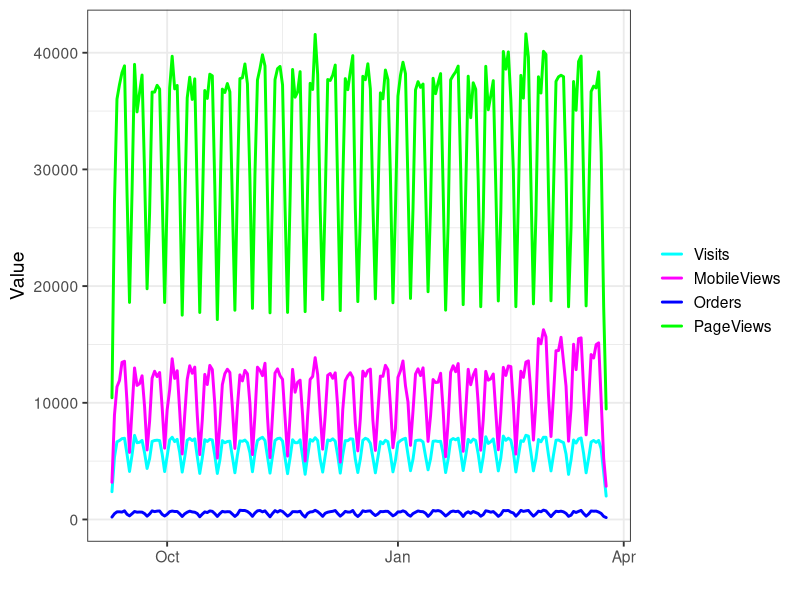
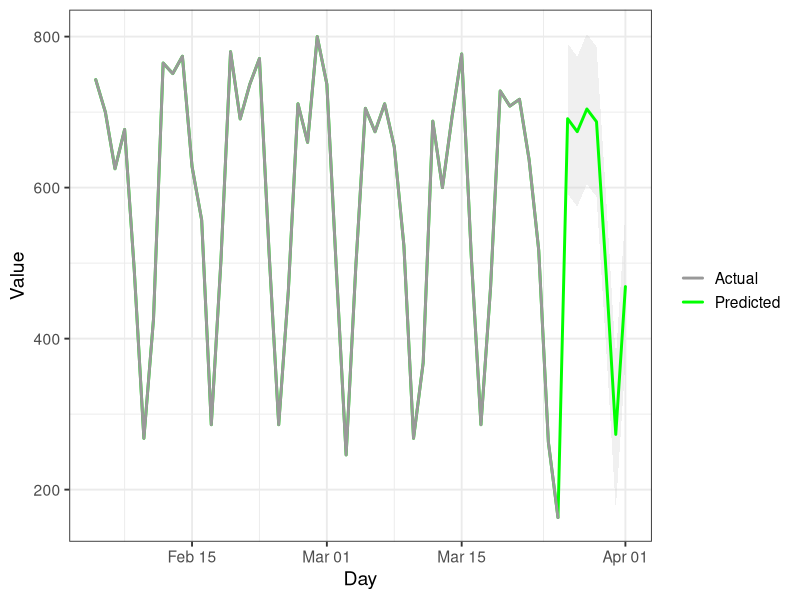
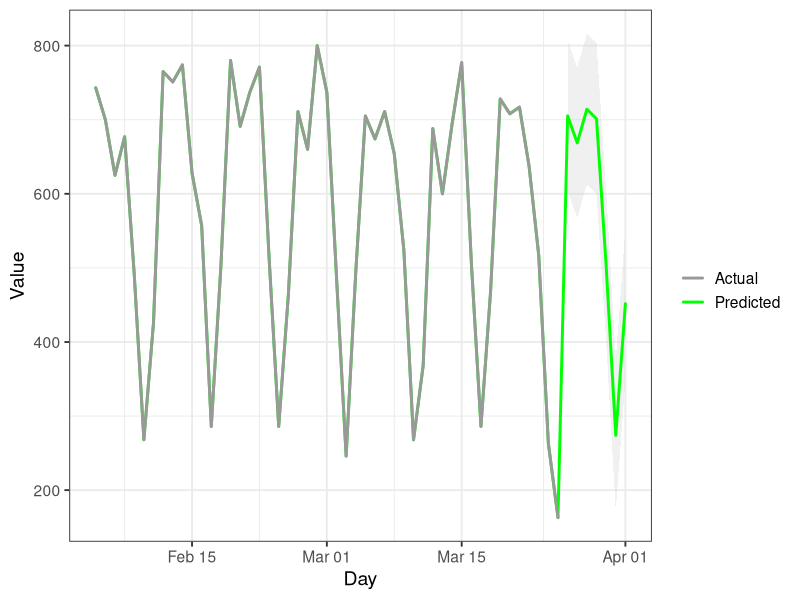

Source code (R) for these figures, in order:
# Install the R packages: ggplot2, forecast
install.packages("forecast")
install.packages("ggplot2")

# Call the two libraries
require(ggplot2)
require(forecast)

# Set the working directory for the data
# setwd("../data/")
setwd(paste(getwd(),"/data",sep=""))

dat <- read.delim(file = "tsdata.tsv", header=TRUE, stringsAsFactors=FALSE, sep="\t")

# Perform the necessary formatting of the strings

dat$Day <- as.Date(dat$Day,format="%m/%d/%y")
dat$Visits <- as.numeric(gsub(",","",dat$Visits))
dat$MobileViews <- as.numeric(gsub(",","",dat$Mobile.Views))
dat$Orders <- as.numeric(gsub(",","",dat$Orders))
dat$PageViews <- as.numeric(gsub(",","",dat$Page.Views))

# Plot the data
p <- ggplot(data=dat,aes(x=Day)) +
  geom_line(aes(y=Visits, color="Visits"), size = 1, lineend = "round") +
  geom_line(aes(y=MobileViews, color="MobileViews"), size = 1, lineend = "round") +
  geom_line(aes(y=Orders, color="Orders"), size = 1, lineend = "round") +
  geom_line(aes(y=PageViews, color="PageViews"), size = 1, lineend = "round") +
  scale_color_manual("", breaks = c("Visits","MobileViews","Orders","PageViews"), values = c("cyan", "magenta","blue","green")) +
  theme_bw(base_size=14) +
  xlab("") + ylab("Value")
print(p)

#########################################
## Visits forecast
#########################################
y <- ts(dat$Orders,frequency=7)

## Exponential smoothing models
fit.order <- ets(y)
forecast.order <- forecast(fit.order,h=7,level=c(95))
# plot(forecast.order)
n1 = 150
datplot <- data.frame(Day=c(dat$Day[n1:198],as.Date((1:7)+dat$Day[198])),Actual=NA,Predicted=NA
                 ,Lower=NA,Upper=NA)
datplot$Actual[1:(198-n1+1)] <- y[n1:198]
datplot$Predicted <- datplot$Actual
datplot$Predicted[(198-n1+2):(198-n1+8)] <- forecast.order$mean
datplot$Lower[(198-n1+2):(198-n1+8)] <- forecast.order$lower
datplot$Upper[(198-n1+2):(198-n1+8)] <- forecast.order$upper

p <- ggplot(data=datplot, aes(x=Day)) + 
  geom_ribbon(aes(ymin=Lower, ymax=Upper), alpha=0.3, fill="grey80") + 
  geom_line(aes(y=Predicted, color="Predicted"), size = 1, lineend = "round") + 
  geom_line(aes(y=Actual, color="Actual"), size = 1, lineend = "round") + 
  scale_color_manual("", 
                     breaks = c("Actual", "Predicted"),
                     values = c("grey60","green")) +
  theme_bw(base_size=14) + ylab("Value") + xlab("Day")
print(p)

## Arima models
fit.order <- auto.arima(y)
forecast.order <- forecast(fit.order,h=7,level=c(95))
# plot(forecast.order)
n1 = 150
datplot <- data.frame(Day=c(dat$Day[n1:198],as.Date((1:7)+dat$Day[198])),Actual=NA,Predicted=NA
                      ,Lower=NA,Upper=NA)
datplot$Actual[1:(198-n1+1)] <- y[n1:198]
datplot$Predicted <- datplot$Actual
datplot$Predicted[(198-n1+2):(198-n1+8)] <- forecast.order$mean
datplot$Lower[(198-n1+2):(198-n1+8)] <- forecast.order$lower
datplot$Upper[(198-n1+2):(198-n1+8)] <- forecast.order$upper

p <- ggplot(data=datplot, aes(x=Day)) + 
  geom_ribbon(aes(ymin=Lower, ymax=Upper), alpha=0.3, fill="grey80") + 
  geom_line(aes(y=Predicted, color="Predicted"), size = 1, lineend = "round") + 
  geom_line(aes(y=Actual, color="Actual"), size = 1, lineend = "round") + 
  scale_color_manual("", 
                     breaks = c("Actual", "Predicted"),
                     values = c("grey60","green")) +
  theme_bw(base_size=14) + ylab("Value") + xlab("Day")
print(p)
